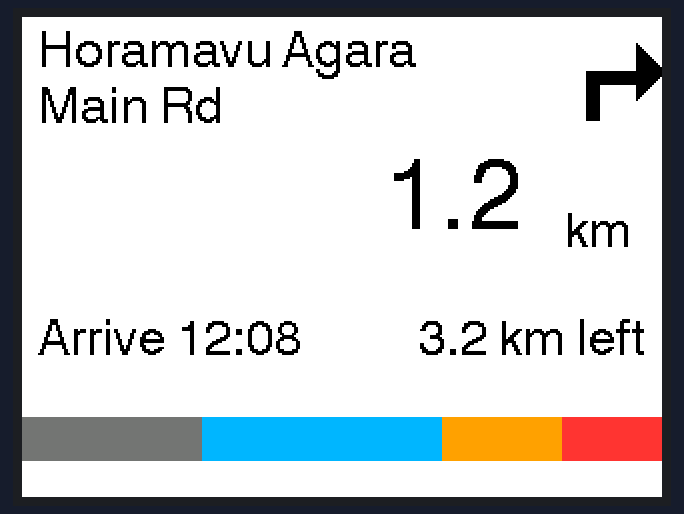
This sketch was run on a simulated ESP32. Parts: 320×240 colour display. What the sketch prints to the serial monitor is not drawn.

Above: at 0.6 s.
At 6.7 s:
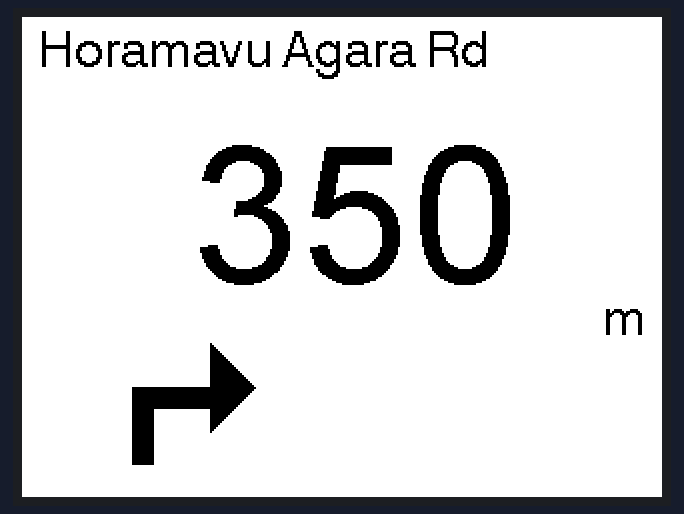
At 12.8 s:
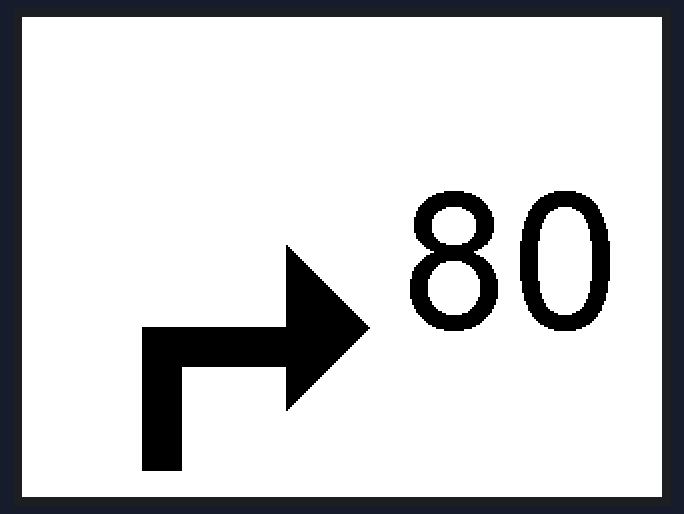
At 18.9 s:
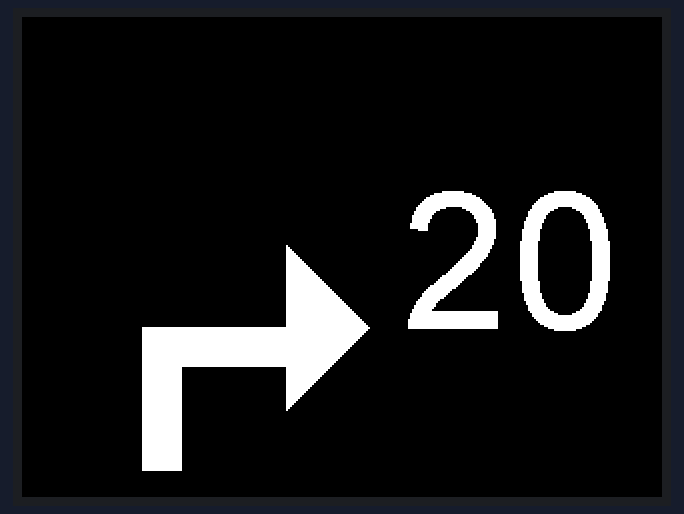
At 25.0 s:
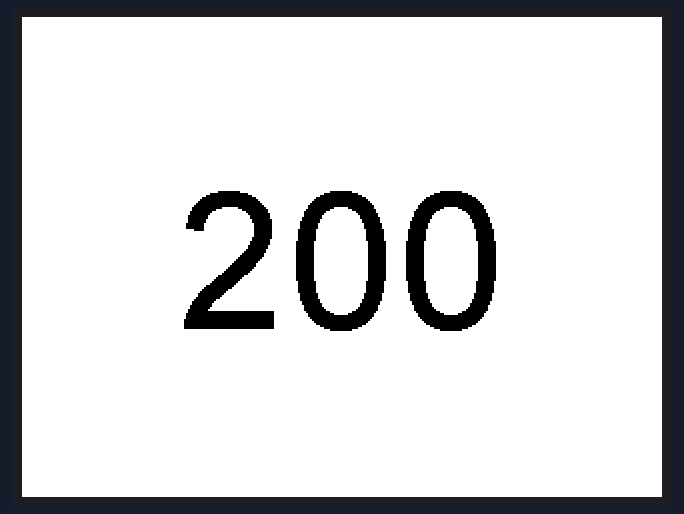
At 31.1 s:
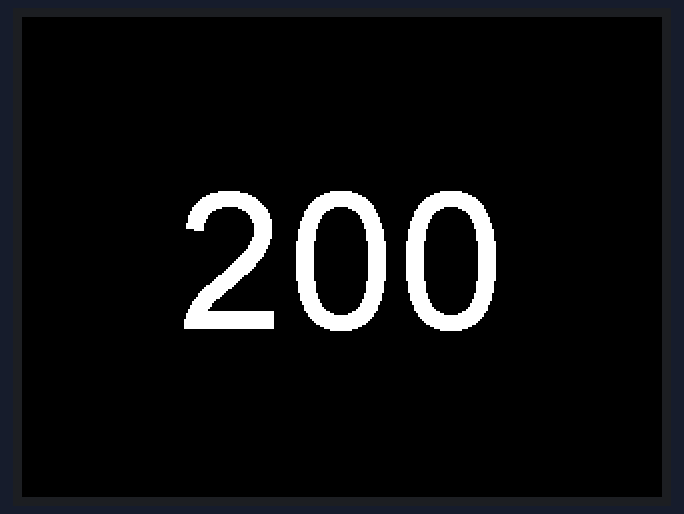

The sketch:

sunlight_test.ino
```cpp
/*
  sunlight_test.ino — Stage 4 Test B, the daylight readability gate.

  This is the test that can invalidate the whole display choice, so it is
  worth doing properly. The library graphics test is not a fair proxy: it
  draws thin coloured lines on black, which is close to the worst case and
  nothing like the real UI.

  Cycles the six screens that matter, six seconds each, and prints the
  current screen over serial so photographs can be matched up afterwards.

    0  FAR        > 500 m   instruction + distance + ETA + traffic bar
    1  MID    500-100 m     large distance, arrow
    2  NEAR     < 100 m     full-screen arrow + distance
    3  IMMINENT  < 30 m     inverted, per the UI spec
    4  MAXLEGIBLE          digits only, black on white  <- best case
    5  MAXLEGIBLE-INV      digits only, white on black  <- polarity compare

  Screens 4 and 5 are the actual gate. If those two are not readable at
  arm's length in direct noon sun, no amount of layout work rescues this
  and the display class has to change.

  Hardware and TFT_eSPI config: see docs/HARDWARE.md. Do not assume the
  User_Setup.h you can see is the one being compiled.
*/

#include <TFT_eSPI.h>

TFT_eSPI tft = TFT_eSPI();

// Landscape. 1 and 3 differ only in which way up; try both on the bike.
static const uint8_t ROTATION = 1;

static const uint16_t W = 320;
static const uint16_t H = 240;

static const uint32_t DWELL_MS = 6000;
static const uint8_t  N_SCREENS = 6;

// Traffic bar colours straight from NAV_DATA.md's progressSegments table.
static const uint16_t TRAFFIC_GREY  = 0x73AE;  // 0xFF727272 travelled
static const uint16_t TRAFFIC_BLUE  = 0x05BF;  // 0xFF00B0FF normal
static const uint16_t TRAFFIC_AMBER = 0xFD00;  // 0xFFFFA000 slow
static const uint16_t TRAFFIC_RED   = 0xF9A6;  // 0xFFF44336 heavy

static uint8_t  screen  = 0;
static uint32_t lastSwitch = 0;

// ---------------------------------------------------------------- arrow

// dir: 0 straight, 1 right, 2 left.
// Drawn as a stem plus a solid head. Vector, not a bitmap — scalable and
// costs no flash, which is the plan for the real firmware too.
static void drawArrow(int cx, int cy, int s, uint8_t dir, uint16_t fg) {
  const int t = s / 3;          // stem thickness
  const int h = s * 2 / 3;      // head half-height

  if (dir == 0) {                                   // straight up
    tft.fillRect(cx - t / 2, cy, t, s, fg);
    tft.fillTriangle(cx - h, cy, cx + h, cy, cx, cy - s, fg);
    return;
  }

  const int sgn = (dir == 1) ? 1 : -1;              // right : left
  tft.fillRect(cx - t / 2, cy, t, s, fg);           // vertical stem
  tft.fillRect(cx - t / 2, cy - t / 2, sgn * s + t / 2, t, fg);  // elbow
  const int hx = cx + sgn * s;
  tft.fillTriangle(hx, cy - t / 2 - h, hx, cy - t / 2 + h,
                   hx + sgn * h, cy - t / 2, fg);
}

// ------------------------------------------------------------- screens

static void screenFar() {
  tft.fillScreen(TFT_WHITE);
  tft.setTextColor(TFT_BLACK, TFT_WHITE);

  // Instruction. NAV_DATA.md measured strings up to 59 chars; the maneuver
  // prefix is dropped because the arrow already says it, keeping the road
  // name, which is the part that carries information.
  tft.setTextDatum(TL_DATUM);
  tft.drawString("Horamavu Agara", 8, 6, 4);
  tft.drawString("Main Rd", 8, 34, 4);

  tft.setTextDatum(TR_DATUM);
  tft.drawString("1.2", 250, 70, 6);
  tft.drawString("km", 305, 96, 4);

  drawArrow(285, 30, 22, 1, TFT_BLACK);

  tft.setTextDatum(TL_DATUM);
  tft.drawString("Arrive 12:08", 8, 150, 4);
  tft.setTextDatum(TR_DATUM);
  tft.drawString("3.2 km left", 312, 150, 4);

  // Traffic profile ahead — the free win from progressSegments.
  const int by = 200, bh = 22;
  tft.fillRect(0,   by, 90,  bh, TRAFFIC_GREY);
  tft.fillRect(90,  by, 120, bh, TRAFFIC_BLUE);
  tft.fillRect(210, by, 60,  bh, TRAFFIC_AMBER);
  tft.fillRect(270, by, 50,  bh, TRAFFIC_RED);
}

static void screenMid() {
  tft.fillScreen(TFT_WHITE);
  tft.setTextColor(TFT_BLACK, TFT_WHITE);

  tft.setTextDatum(TL_DATUM);
  tft.drawString("Horamavu Agara Rd", 8, 6, 4);

  tft.setTextDatum(TR_DATUM);
  tft.drawString("350", 250, 60, 8);
  tft.drawString("m", 312, 140, 4);

  drawArrow(60, 190, 34, 1, TFT_BLACK);
}

static void screenNear() {
  tft.fillScreen(TFT_WHITE);
  tft.setTextColor(TFT_BLACK, TFT_WHITE);

  drawArrow(70, 165, 62, 1, TFT_BLACK);

  tft.setTextDatum(MR_DATUM);
  tft.drawString("80", 300, 120, 8);
}

static void screenImminent() {
  // Inverted below 30 m — a deliberate, hard-to-miss change of state.
  tft.fillScreen(TFT_BLACK);
  tft.setTextColor(TFT_WHITE, TFT_BLACK);

  drawArrow(70, 165, 62, 1, TFT_WHITE);

  tft.setTextDatum(MR_DATUM);
  tft.drawString("20", 300, 120, 8);
}

static void screenMaxLegible(bool inverted) {
  const uint16_t bg = inverted ? TFT_BLACK : TFT_WHITE;
  const uint16_t fg = inverted ? TFT_WHITE : TFT_BLACK;

  tft.fillScreen(bg);
  tft.setTextColor(fg, bg);
  tft.setTextDatum(MC_DATUM);
  tft.drawString("200", W / 2, H / 2, 8);   // font 8 — largest available
}

// --------------------------------------------------------------- frame

static void draw(uint8_t n) {
  switch (n) {
    case 0: screenFar();               Serial.println(F("0 FAR         >500 m, black on white")); break;
    case 1: screenMid();               Serial.println(F("1 MID         500-100 m, black on white")); break;
    case 2: screenNear();              Serial.println(F("2 NEAR        <100 m, black on white")); break;
    case 3: screenImminent();          Serial.println(F("3 IMMINENT    <30 m, INVERTED")); break;
    case 4: screenMaxLegible(false);   Serial.println(F("4 MAXLEGIBLE  digits only, black on white  <-- THE GATE")); break;
    case 5: screenMaxLegible(true);    Serial.println(F("5 MAXLEGIBLE  digits only, white on black  <-- THE GATE")); break;
  }
}

void setup() {
  Serial.begin(115200);
  delay(200);

  tft.init();
  tft.setRotation(ROTATION);
  tft.fillScreen(TFT_WHITE);

  Serial.println(F("\nsunlight_test - Stage 4 Test B"));
  Serial.println(F("Six screens, six seconds each. Photograph 4 and 5 outdoors."));
  Serial.println(F("If 4 and 5 fail at arm's length in noon sun, the gate has failed.\n"));

  draw(screen);
  lastSwitch = millis();
}

void loop() {
  if (millis() - lastSwitch >= DWELL_MS) {
    screen = (screen + 1) % N_SCREENS;
    draw(screen);
    lastSwitch = millis();
  }
}
```

Measured:
- what the display in image 0 shows lasts 6.1 s, from 0.6 s to 6.7 s
